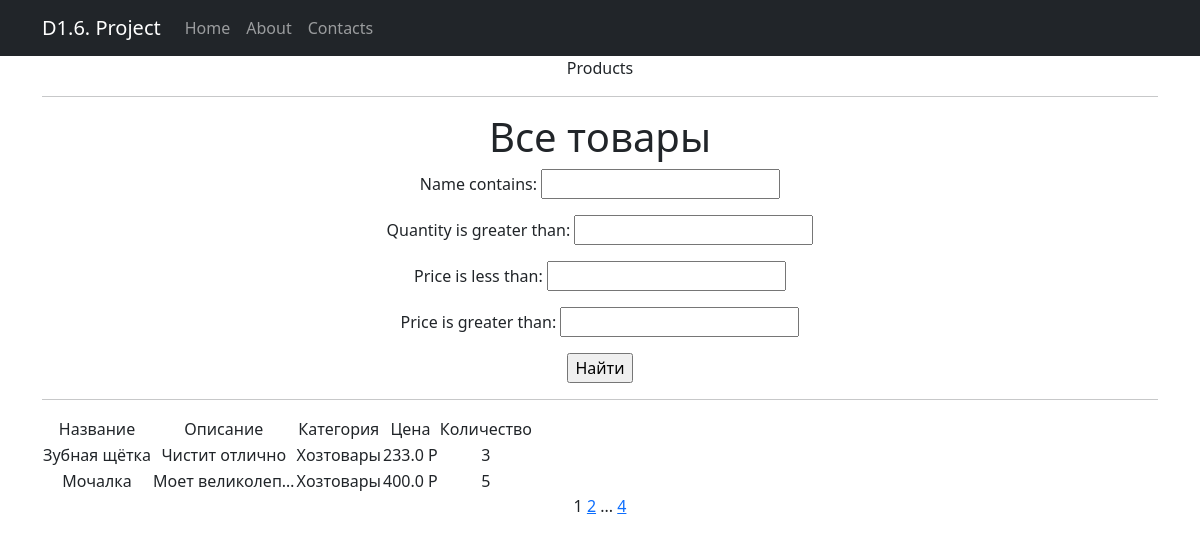
Screenshot of /products/ with the database file from the repository.
### simpleapp/models.py (models this page shows, shortened)
class Product(models.Model):
    name = models.CharField(
        max_length=50,
        unique=True,
    )
    description = models.TextField()
    quantity = models.IntegerField(
        validators=[MinValueValidator(0)],
    )
    category = models.ForeignKey(
        to='Category',
        on_delete=models.CASCADE,
        related_name='products',
    )
    price = models.FloatField(
        validators=[MinValueValidator(0.0)],
    )

class Category(models.Model):
    name = models.CharField(max_length=100, unique=True)

### simpleapp/views.py (the view)
# urls.py: path('', ProductsList.as_view(), name='product_list'),
class ProductsList(ListView):
    model = Product
    ordering = 'name'
    template_name = 'products.html'
    context_object_name = 'products'
    paginate_by = 2
    def get_queryset(self):
        queryset = super().get_queryset()
        self.filterset = ProductFilter(self.request.GET, queryset)
        return self.filterset.qs
    def get_context_data(self, **kwargs):
        context = super().get_context_data(**kwargs)
        context['filterset'] = self.filterset
        return context

### simpleapp/templatetags/custom_filters.py (called while the page is built)
@register.filter()
def currency(value, code='rub'):
   postfix = CURRENCIES_SYMBOLS[code]
   return f'{value} {postfix}'

### simpleapp/templatetags/custom_tags.py (called while the page is built)
@register.simple_tag(takes_context=True)
def url_replace(context, **kwargs):
   d = context['request'].GET.copy()
   for k, v in kwargs.items():
       d[k] = v
   return d.urlencode()

### templates/products.html (shortened to what this page needs)
{% extends 'flatpages/default.html' %}
{% load custom_filters %}
{% load custom_tags %}
{% block title %}
Products
{% endblock title %}
{% block content %}
   <h1>Все товары</h1>
   <form action="" method="get">
       {{ filterset.form.as_p }}
       <input type="submit" value="Найти" />
   </form>
   <hr>
   {% if products %}
       <table>
           <tr>
               <td>Название</td>
               <td>Описание</td>
               <td>Категория</td>
               <td>Цена</td>
               <td>Количество</td>
           </tr>
           {% for product in products %}
           <tr>
               <td>{{ product.name }}</td>
               <td>{{ product.description|truncatechars:15 }}</td>
               <td>{{ product.category.name }}</td>
               <td>{{ product.price|currency }}</td>
               <td>{{ product.quantity }}</td>
           </tr>
           {% endfor %}
       </table>
   {% else %}
       <h2>Товаров нет!</h2>
   {% endif %}
   {{ page_obj.number }}
   {% if page_obj.has_next %}
       <a href="?{% url_replace page=page_obj.next_page_number %}">{{ page_obj.next_page_number }}</a>
       {% if paginator.num_pages != page_obj.next_page_number %}
           ...
           <a href="?{% url_replace page=page_obj.paginator.num_pages %}">{{ page_obj.paginator.num_pages }}</a>
       {% endif %}
   {% endif %}
{% endblock content %}

### rows the page displays
Product: name "Зубная щётка", description "Чистит отлично", category.name "Хозтовары", price "233.0 Р", quantity "3"
Product: name "Мочалка", description "Моет великолеп…", category.name "Хозтовары", price "400.0 Р", quantity "5"

### other values shown
{{ page_obj.number }} "1"
{{ page_obj.next_page_number }} "2"
{{ page_obj.paginator.num_pages }} "4"
